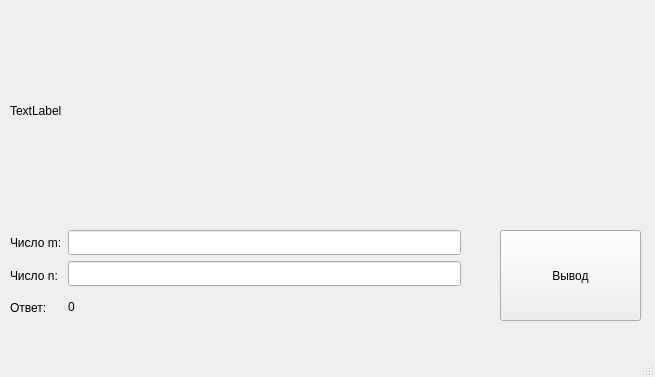
<?xml version="1.0" encoding="UTF-8"?>
<ui version="4.0">
 <class>MainWindow</class>
 <widget class="QMainWindow" name="MainWindow">
  <property name="geometry">
   <rect>
    <x>0</x>
    <y>0</y>
    <width>655</width>
    <height>377</height>
   </rect>
  </property>
  <property name="minimumSize">
   <size>
    <width>655</width>
    <height>377</height>
   </size>
  </property>
  <property name="maximumSize">
   <size>
    <width>655</width>
    <height>377</height>
   </size>
  </property>
  <property name="windowTitle">
   <string>MainWindow</string>
  </property>
  <widget class="QWidget" name="centralwidget">
   <widget class="QLabel" name="label_2">
    <property name="geometry">
     <rect>
      <x>10</x>
      <y>10</y>
      <width>641</width>
      <height>201</height>
     </rect>
    </property>
    <property name="text">
     <string>TextLabel</string>
    </property>
   </widget>
   <widget class="QPushButton" name="pushButton">
    <property name="geometry">
     <rect>
      <x>500</x>
      <y>230</y>
      <width>141</width>
      <height>91</height>
     </rect>
    </property>
    <property name="text">
     <string>Вывод</string>
    </property>
   </widget>
   <widget class="QWidget" name="layoutWidget">
    <property name="geometry">
     <rect>
      <x>10</x>
      <y>230</y>
      <width>451</width>
      <height>91</height>
     </rect>
    </property>
    <layout class="QGridLayout" name="gridLayout">
     <item row="0" column="0">
      <layout class="QVBoxLayout" name="verticalLayout_2">
       <item>
        <widget class="QLabel" name="label_3">
         <property name="text">
          <string>Число m:</string>
         </property>
        </widget>
       </item>
       <item>
        <widget class="QLabel" name="label">
         <property name="text">
          <string>Число n:</string>
         </property>
        </widget>
       </item>
       <item>
        <widget class="QLabel" name="label_4">
         <property name="text">
          <string>Ответ:</string>
         </property>
        </widget>
       </item>
      </layout>
     </item>
     <item row="0" column="1">
      <layout class="QVBoxLayout" name="verticalLayout">
       <item>
        <widget class="QLineEdit" name="lineEditM">
         <property name="minimumSize">
          <size>
           <width>191</width>
           <height>25</height>
          </size>
         </property>
        </widget>
       </item>
       <item>
        <widget class="QLineEdit" name="lineEditN">
         <property name="minimumSize">
          <size>
           <width>191</width>
           <height>25</height>
          </size>
         </property>
        </widget>
       </item>
       <item>
        <widget class="QLabel" name="output">
         <property name="text">
          <string>0</string>
         </property>
        </widget>
       </item>
      </layout>
     </item>
    </layout>
   </widget>
  </widget>
  <widget class="QMenuBar" name="menubar">
   <property name="geometry">
    <rect>
     <x>0</x>
     <y>0</y>
     <width>655</width>
     <height>22</height>
    </rect>
   </property>
  </widget>
  <widget class="QStatusBar" name="statusbar"/>
 </widget>
 <resources/>
 <connections/>
</ui>
